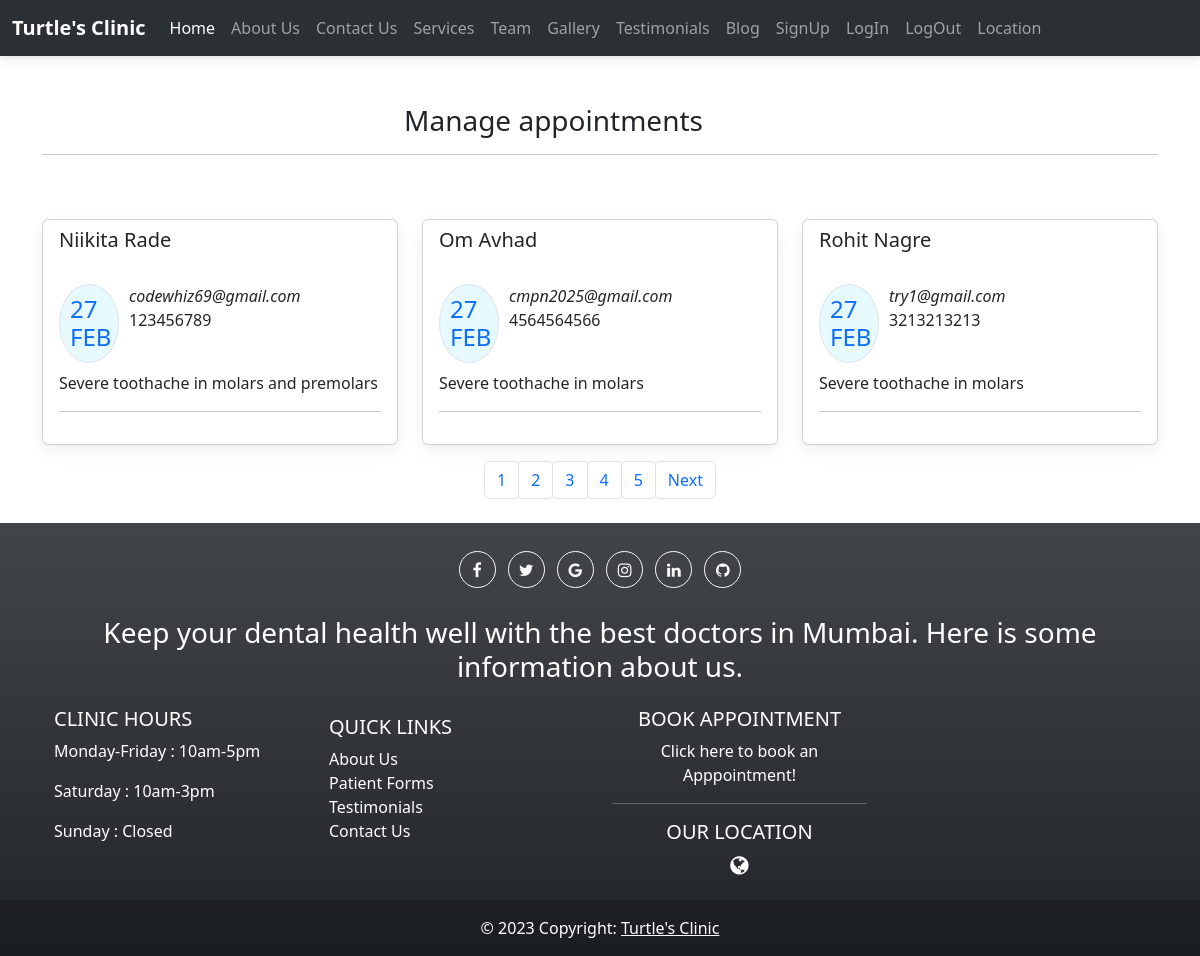
Screenshot of /manageapp/ with the database file from the repository.
### dentApp/models.py (models this page shows, shortened)
class Appointment(models.Model):
    name = models.CharField(max_length=250)
    email = models.EmailField(max_length=250)
    number = models.CharField(max_length=50, null=True, blank=True)
    content = models.CharField(max_length=250, null=True, blank=True)
    date = models.DateField(auto_now=False, auto_now_add=False)
    time = models.TimeField(auto_now=False, auto_now_add=False)
    accepted = models.BooleanField(default=False, null=True, blank=True)
    accepted_date = models.DateField(auto_now=False, auto_now_add=False, null=True, blank=True)
    class Meta:
        ordering = ['-time']

### dentApp/views.py (the view, shortened to what this page needs)
# urls.py: path('manageapp/', ManageAppointmentTemplateView.as_view(), name="manageapp"),
class ManageAppointmentTemplateView(ListView):
    template_name = 'manageapp.html'
    model = Appointment
    context_object_name = 'appointments'
    login_required = True
    paginate_by = 3
    def get_context_data(self, *args, **kwargs):
        context =  super().get_context_data(*args, **kwargs)
        appointments = Appointment.objects.all()
        context.update({
            'title':'Manage Appointments',
        })
        return context

### templates/manageapp.html (shortened to what this page needs)
{% extends 'base.html' %}
{% load static %}
{% if request.user.is_staff %}
{% block manageapp %}
<div class="container mt-5">
    <div class="col-11 text-center mt-4">
        <h3>
            Manage appointments
        </h3>
    </div>
    <hr>
    <div class="row d-flex">
        {% for app in appointments %}
        <div class="col-lg-4 mt-5">
            <div class="card card-margin">
                <div class="card-header border-0 bg-transparent">
                    <h5 class="card-title">{{app.name}}</h5>
                </div>
                <div class="card-body pt-0">
                    <div class="widget-49">
                        <div class="widget-49-title-wrapper d-flex">
                            <div class="widget-49-date-primary mt-3 ">
                                <span class="widget-49-date-day border rounded-circle bg-info h4 text-primary d-grid"
                                    style="padding: 10px; --bs-bg-opacity: .1; width: 60px;">{{app.date | date:'d'}}
                                    {{app.date | date:'M'|upper}}</span>
                            </div>
                            <div class="widget-49-meeting-info mt-3" style="margin-left:10px;">
                                <span class="widget-49-pro-title fst-italic">{{app.email}}</span> <br>
                                <span class="widget-49-meeting-time">{{app.number}}</span>
                            </div>
                        </div>
                        <div class="widget-49-meeting-points">
                            <span>{{app.content}}</span>
                        </div>
                        <hr class="w-100">
                    </div>
                </div>
            </div>
        </div>
        {% endfor %}
    </div>
    {% if is_paginated %}
    <div class="wrapper text-center">
        <nav aria-label="Page navigation example">
            <ul class="pagination mt-3 d-flex justify-content-center">
                {% for number in page_obj.paginator.page_range %}
                <li class="page-item "><a class="page-link " href="?page={{number}}">{{number}}</a></li>
                {% endfor %}
                {% if page_obj.has_next %}
                <li class="page-item"><a href="?page={{page_obj.next_page_number}}" class="page-link ">Next</a></li>
                {% endif %}
            </ul>
        </nav>
    </div>
    {% endif %}
</div>
{% endblock manageapp %}
{% endif %}

### templates/base.html (shortened to what this page needs)
<!DOCTYPE html>
{% load static %}
<html lang="en">
<head>
  <link href="https://cdnjs.cloudflare.com/ajax/libs/mdb-ui-kit/6.1.0/mdb.min.css" rel="stylesheet"/>
  <link href="https://cdn.jsdelivr.net/npm/bootstrap@5.3.0-alpha1/dist/css/bootstrap.min.css" rel="stylesheet"
>
  <link rel="stylesheet" href="{% static 'home.css' %}">
  <link rel="stylesheet" href="https://cdnjs.cloudflare.com/ajax/libs/font-awesome/4.7.0/css/font-awesome.min.css">
</head>
<body>
  <nav class="navbar navbar-expand-lg bg-body-tertiary bg-dark" data-bs-theme="dark">
    <div class="container-fluid">
      <a class="navbar-brand" href="{% url 'home' %}"> <b> Turtle's Clinic </b></a>
      <div class="collapse navbar-collapse" id="navbarSupportedContent">
        <ul class="navbar-nav me-auto mb-2 mb-lg-0 ml-5">
          <li class="nav-item">
            <a class="nav-link active" aria-current="page" href="{% url 'home' %}">Home</a>
          </li>
          <li class="nav-item">
            <a class="nav-link" href="{% url 'about' %}">About Us</a>
          </li>
          <li class="nav-item">
            <a class="nav-link" href="{% url 'contact' %}">Contact Us</a>
          </li>
          <li class="nav-item">
            <a class="nav-link" href="{% url 'services' %}">Services</a>
          </li>
          <li class="nav-item">
            <a class="nav-link" href="{% url 'team' %}">Team</a>
          </li>
          <li class="nav-item">
            <a class="nav-link" href="{% url 'gallery' %}">Gallery</a>
          </li>
          <li class="nav-item">
            <a class="nav-link" href="{% url 'testimonials' %}">Testimonials</a>
          </li>
          <li class="nav-item">
            <a class="nav-link" href="{% url 'blog' %}">Blog</a>
          </li>
          {% if not request.user.is_staff %}
          <li class="nav-item">
            <a class="nav-link" href="{% url 'signup' %}">SignUp</a>
          </li>
          {% endif %}
          <li class="nav-item">
            <a class="nav-link" href="{% url 'login' %}">LogIn</a>
          </li>
          <li class="nav-item">
            <a class="nav-link" href="{% url 'logout' %}">LogOut</a>
          </li>
          <li class="nav-item">
            <a class="nav-link" href="{% url 'location' %}">Location</a>
          </li>
        </ul>
      </div>
    </div>
  </nav>
  {% block manageapp %}{% endblock manageapp %}
  <footer class="bg-dark bg-gradient text-center text-white mt-4">
    <div class="container p-4">
      <section class="mb-4">
        <a class="btn btn-outline-light btn-floating m-1" href="https://www.facebook.com/" target="_blank" role="button"><i class="fa fa-facebook-f" ></i></a>
        <a class="btn btn-outline-light btn-floating m-1" href="https://www.twitter.com/" target="_blank" role="button"><i class="fa fa-twitter"></i></a>
        <a class="btn btn-outline-light btn-floating m-1" href="https://www.google.com/" target="_blank" role="button"><i class="fa fa-google"></i></a>
        <a class="btn btn-outline-light btn-floating m-1" href="https://www.instagram.com/" target="_blank" role="button"><i class="fa fa-instagram"></i></a>
        <a class="btn btn-outline-light btn-floating m-1" href="https://www.linkedin.com/" target="_blank" role="button"><i class="fa fa-linkedin"></i></a>
        <a class="btn btn-outline-light btn-floating m-1" href="https://www.github.com/" target="_blank" role="button"><i class="fa fa-github"></i></a>
      </section>
      <section class="mb-4">
        <p class="h3">
        Keep your dental health well with the best doctors in Mumbai. Here is some information about us.
        </p>
      </section>
      <section class="">
        <div class="row">
          <div class="col-lg-3 col-md-6 mb-4 mb-md-0">
            <h5 class="text-uppercase d-flex">Clinic Hours</h5>
            <ul class="list-unstyled mb-0">
              <li class="d-flex">
                <p>Monday-Friday : 10am-5pm</p>
              </li>
              <li class="d-flex">
                <p>Saturday : 10am-3pm</p>
              </li>
              <li class="d-flex">
                <p>Sunday : Closed</p>
              </li>
            </ul>
          </div>
          <div class="col-lg-3 col-md-6 mb-4 mb-md-0  p-2">
            <h5 class="text-uppercase d-flex">Quick Links</h5>
            <ul class="list-unstyled mb-0">
              <li>
                <a href="{% url 'about' %}" class="text-white text-decoration-none d-flex">About Us</a>
              </li>
              <li>
                <a href="{% url 'signup' %}" class="text-white text-decoration-none d-flex">Patient Forms</a>
              </li>
              <li>
                <a href="{% url 'testimonials' %}" class="text-white text-decoration-none d-flex">Testimonials</a>
              </li>
              <li>
                <a href="{% url 'contact' %}" class="text-white text-decoration-none d-flex">Contact Us</a>
              </li>
            </ul>
          </div>
          <div class="col-lg-3 col-md-6 mb-4 mb-md-0">
            <h5 class="text-uppercase">Book Appointment</h5>
            <a href="{% url 'appointment' %}" class="text-white text-decoration-none" style="hover: underline;">Click here to book an Apppointment!</a><hr>
              <h5 class="text-uppercase">Our Location</h5>
                <a href="{% url 'location' %}" class="fa fa-globe text-decoration-none text-white fa-lg"></a>
          </div>
        </div>
      </section>
    </div>
    <div class="text-center p-3" style="background-color: rgba(0, 0, 0, 0.2);">
      © 2023 Copyright:
      <a class="text-white" href="{% url 'tnc' %}">Turtle's Clinic</a>
    </div>
  </footer>
</body>
</html>

### static/home.css (style rules this page uses)
ul { list-style-type: none; }

### rows the page displays
Appointment: name "Niikita Rade", date "27", date "FEB", email "codewhiz69@gmail.com", number "123456789", content "Severe toothache in molars and premolars"
Appointment: name "Om Avhad", date "27", date "FEB", email "cmpn2025@gmail.com", number "4564564566", content "Severe toothache in molars"
Appointment: name "Rohit Nagre", date "27", date "FEB", email "try1@gmail.com", number "3213213213", content "Severe toothache in molars"

### other values shown
{{ number }} "1" "2" "3" "4" "5"
